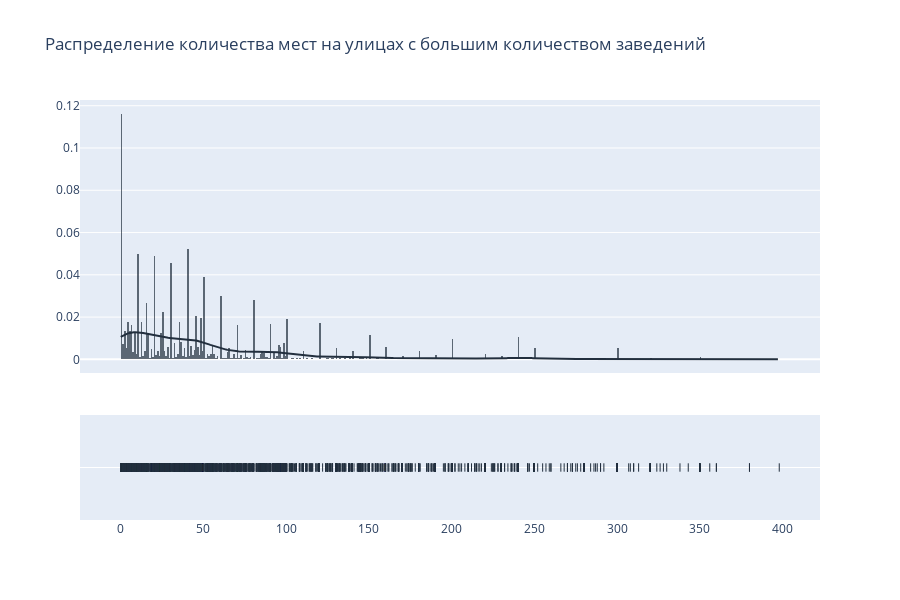

Notebook cell for this chart:
### Markdown cell above
В большинстве случаев на одной улице располагается не более 3 объектов. Рассмотрим популярные улицы, будем считать таковыми улицы с более чем 10 заведениями.

### Code cell
fig = (ff.create_distplot([rest_data[(rest_data['street']
                                        .isin(rest_streets[rest_streets['number'] > 10]['street'])) &
                                     (rest_data['number'] < 400)]['number']], ['number'], colors = ['#222f3e']))
fig.update_layout(title_text='Распределение количества мест на улицах с большим количеством заведений',
    showlegend=False,
    autosize=False,
    width=900, height=600)

### Figure 1 — Plotly figure (JSON) as saved in the notebook; plotly's stock layout.template omitted (floating-point values rounded to 4 significant figures; data arrays with more than 128 entries replaced by an {"elided": "..."} marker saying what was removed)
{"data": [{"autobinx": false, "histnorm": "probability density", "legendgroup": "number", "marker": {"color": "#222f3e"}, "name": "number", "opacity": 0.7, "type": "histogram", "x": {"elided": "9222 int values"}, "xaxis": "x", "xbins": {"end": 398, "size": 1, "start": 0}, "yaxis": "y"}, {"legendgroup": "number", "marker": {"color": "#222f3e"}, "mode": "lines", "name": "number", "showlegend": false, "type": "scatter", "x": {"elided": "500 float values"}, "xaxis": "x", "y": {"elided": "500 float values"}, "yaxis": "y"}, {"legendgroup": "number", "marker": {"color": "#222f3e", "symbol": "line-ns-open"}, "mode": "markers", "name": "number", "showlegend": false, "type": "scatter", "x": {"elided": "9222 int values"}, "xaxis": "x", "y": {"elided": "9222 str values"}, "yaxis": "y2"}], "layout": {"autosize": false, "barmode": "overlay", "height": 600, "hovermode": "closest", "legend": {"traceorder": "reversed"}, "showlegend": false, "title": {"text": "Распределение количества мест на улицах с большим количеством заведений"}, "width": 900, "xaxis": {"anchor": "y2", "domain": [0, 1], "zeroline": false}, "yaxis": {"anchor": "free", "domain": [0.35, 1], "position": 0}, "yaxis2": {"anchor": "x", "domain": [0, 0.25], "dtick": 1, "showticklabels": false}}}
